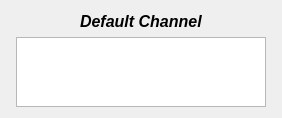
<?xml version="1.0" encoding="UTF-8"?>
<ui version="4.0">
 <class>WidgetChannelMeasurements</class>
 <widget class="QWidget" name="WidgetChannelMeasurements">
  <property name="geometry">
   <rect>
    <x>0</x>
    <y>0</y>
    <width>282</width>
    <height>118</height>
   </rect>
  </property>
  <property name="windowTitle">
   <string>Form</string>
  </property>
  <layout class="QGridLayout" name="gridLayout">
   <item row="0" column="0">
    <layout class="QHBoxLayout" name="horizontalLayout">
     <item>
      <spacer name="horizontalSpacer_2">
       <property name="orientation">
        <enum>Qt::Horizontal</enum>
       </property>
       <property name="sizeHint" stdset="0">
        <size>
         <width>10</width>
         <height>20</height>
        </size>
       </property>
      </spacer>
     </item>
     <item>
      <widget class="QLabel" name="label_Channel">
       <property name="font">
        <font>
         <pointsize>12</pointsize>
         <weight>75</weight>
         <italic>true</italic>
         <bold>true</bold>
        </font>
       </property>
       <property name="text">
        <string>Default Channel</string>
       </property>
      </widget>
     </item>
     <item>
      <spacer name="horizontalSpacer">
       <property name="orientation">
        <enum>Qt::Horizontal</enum>
       </property>
       <property name="sizeHint" stdset="0">
        <size>
         <width>10</width>
         <height>20</height>
        </size>
       </property>
      </spacer>
     </item>
    </layout>
   </item>
   <item row="1" column="0">
    <layout class="QHBoxLayout" name="horizontalLayout_2">
     <item>
      <spacer name="horizontalSpacer_4">
       <property name="orientation">
        <enum>Qt::Horizontal</enum>
       </property>
       <property name="sizeHint" stdset="0">
        <size>
         <width>10</width>
         <height>20</height>
        </size>
       </property>
      </spacer>
     </item>
     <item>
      <widget class="QListWidget" name="listWidget_Measurements">
       <property name="sizePolicy">
        <sizepolicy hsizetype="Fixed" vsizetype="Expanding">
         <horstretch>0</horstretch>
         <verstretch>0</verstretch>
        </sizepolicy>
       </property>
       <property name="minimumSize">
        <size>
         <width>250</width>
         <height>0</height>
        </size>
       </property>
       <property name="maximumSize">
        <size>
         <width>250</width>
         <height>16777215</height>
        </size>
       </property>
       <property name="resizeMode">
        <enum>QListView::Adjust</enum>
       </property>
      </widget>
     </item>
     <item>
      <spacer name="horizontalSpacer_3">
       <property name="orientation">
        <enum>Qt::Horizontal</enum>
       </property>
       <property name="sizeHint" stdset="0">
        <size>
         <width>10</width>
         <height>20</height>
        </size>
       </property>
      </spacer>
     </item>
    </layout>
   </item>
  </layout>
 </widget>
 <resources/>
 <connections/>
</ui>
